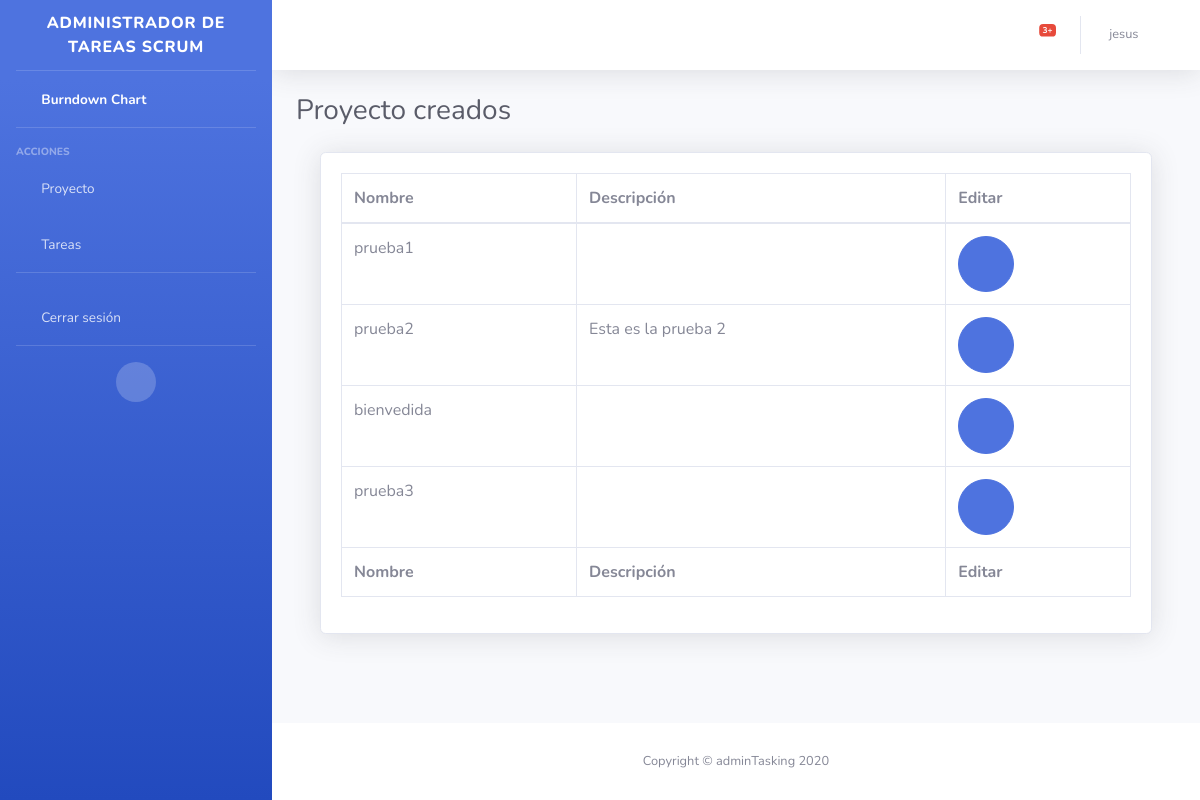
/list-proyectos-creados/ (signed in), run on an earlier commit of the app's database.
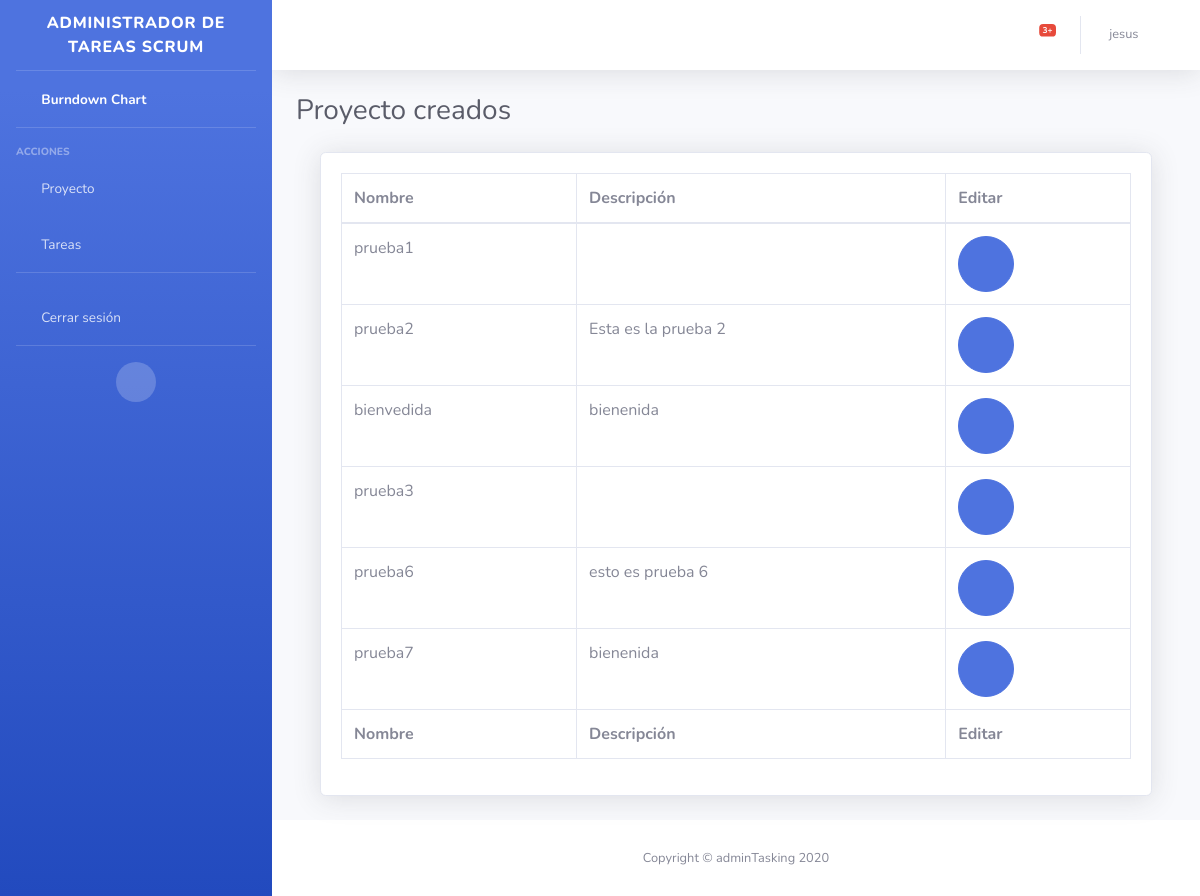
And on a later commit of the database.
### app/models.py (models this page shows, shortened)
class Proyecto(models.Model):
    nombre = models.CharField(max_length=45, null=False)
    descripcion = models.CharField(max_length=45, null=True)
    productOwner =models.ForeignKey(User,
                  related_name='productOwner',
                  null=False,
                  on_delete=models.PROTECT)
    class Meta:
        app_label = 'app'

### app/views.py (the view)
# urls.py: path('list-proyectos-creados/', views.list_proyectos_creados, name='list_proyectos_creados'),
@login_required
def list_proyectos_creados(request):
    productOwner=User.objects.get(id=request.user.id)
    lista_proyectos=Proyecto.objects.filter( productOwner=productOwner)
    contexto = {
        'lista_proyectos': lista_proyectos
    }
    return render(request, "app/proyectos_creados.html",contexto)

### app/templates/app/proyectos_creados.html (shortened to what this page needs)
{% extends "app/base.html" %}
{% load static %}
{% block contenido %}
<div class="d-sm-flex align-items-center justify-content-between mb-4">
    <h1 class="h3 mb-0 text-gray-800">Proyecto creados</h1>
</div>
<div class="container-fluid">
    <div class="card shadow mb-4">
        <div class="card-body">
            <div class="table-responsive">
                <table class="table table-bordered" id="dataTable" width="100%" cellspacing="0">
                    <thead>
                        <tr>
                            <th>Nombre</th>
                            <th>Descripción</th>
                            <th>Editar</th>
                        </tr>
                    </thead>
                    <tfoot>
                        <tr>
                            <th>Nombre</th>
                            <th>Descripción</th>
                            <th>Editar</th>
                        </tr>
                    </tfoot>
                    <tbody>
                        {% for proyecto in lista_proyectos %}
                        <tr>
                            <td>{{ proyecto.nombre }}</td>
                            <td>{{ proyecto.descripcion }}</td>
                            <td>
                                <form class="user" action="{% url 'app:form_proyecto2' %}" method="post">
                                    <button class="btn btn-primary btn-circle btn-lg" type="submit"><i class="fas fa-edit"></i>
                                    </button>
                                </form>
                            </td>
                        </tr>
                        {% endfor %}
                    </tbody>
                </table>
            </div>
        </div>
    </div>
</div>
{% endblock %}

What changed in the data, as far as the page shows it:
changed Proyecto "bienvedida": descripcion (not shown) → "bienenida"
added Proyecto: nombre "prueba6", descripcion "esto es prueba 6"
added Proyecto: nombre "prueba7", descripcion "bienenida"
